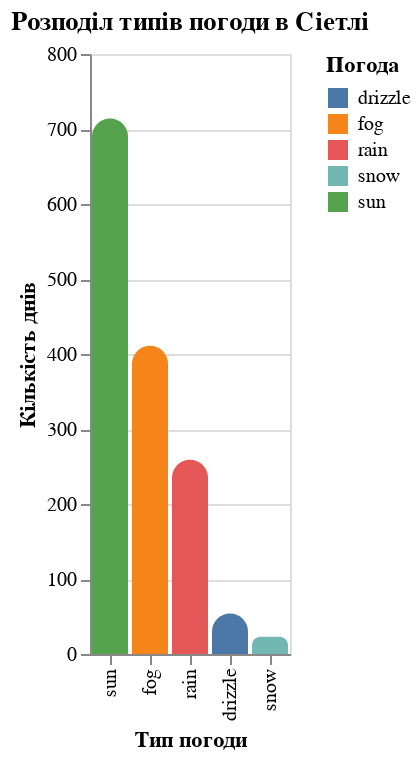

The notebook cell this image was saved under:
### Code cell
import altair as alt
from vega_datasets import data
import pandas as pd

weather = data.seattle_weather()

alt.Chart(weather).mark_bar(
    cornerRadiusTopLeft=10,
    cornerRadiusTopRight=10
).encode(
    x=alt.X('weather:N', sort='-y', title='Тип погоди'),
    y=alt.Y('count():Q', title='Кількість днів'),
    color=alt.Color('weather:N', title='Погода')
).properties(title='Розподіл типів погоди в Сіетлі')

### Figure 1 — Vega-Lite specification as saved in the notebook (floating-point values rounded to 4 significant figures; data arrays with more than 128 entries replaced by an {"elided": "..."} marker saying what was removed)
{"config": {"view": {"continuousWidth": 300, "continuousHeight": 300}}, "data": {"name": "data-6881b3c76720a51ecae2e2fb5659aff4"}, "mark": {"type": "bar", "cornerRadiusTopLeft": 10, "cornerRadiusTopRight": 10}, "encoding": {"color": {"field": "weather", "title": "Погода", "type": "nominal"}, "x": {"field": "weather", "sort": "-y", "title": "Тип погоди", "type": "nominal"}, "y": {"aggregate": "count", "title": "Кількість днів", "type": "quantitative"}}, "title": "Розподіл типів погоди в Сіетлі", "$schema": "https://vega.github.io/schema/vega-lite/v5.20.1.json", "datasets": {"data-6881b3c76720a51ecae2e2fb5659aff4": {"elided": "1461 records"}}}
